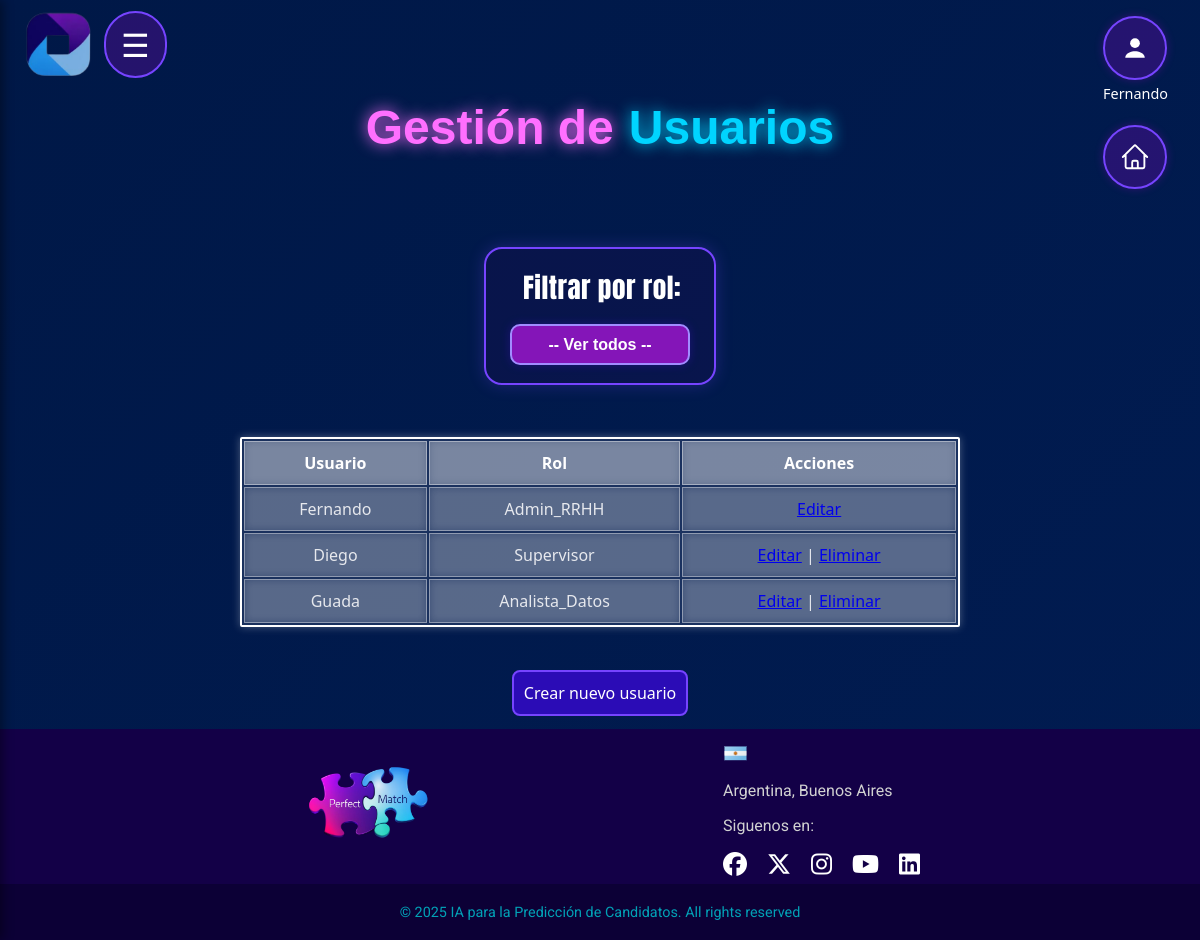
The app's page /gestionar_usuarios (signed in), older data.
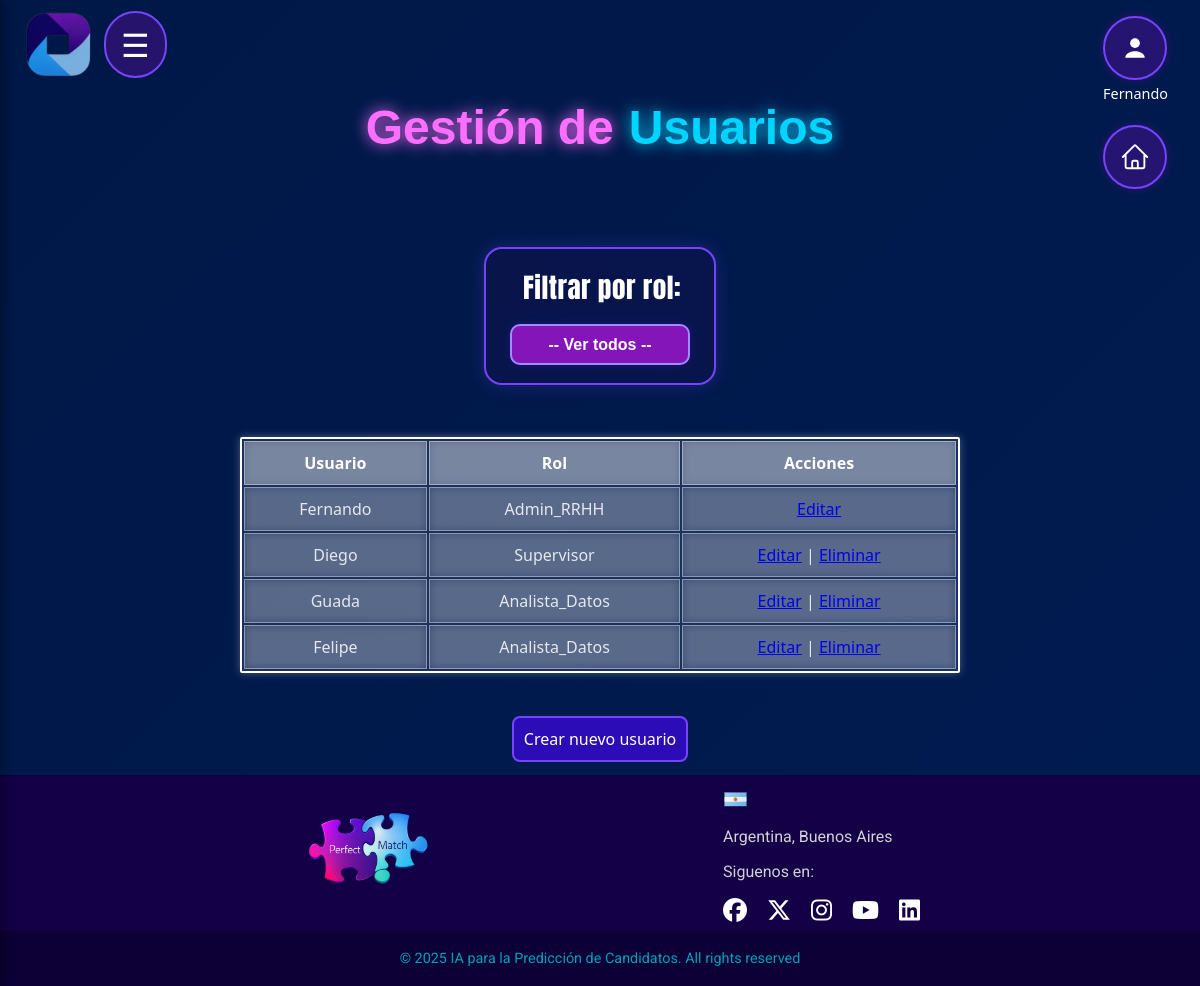
The same page, newer data.
### app.py (models this page shows)
class Usuario(db.Model):
    __tablename__ = 'usuario'
    id = db.Column(db.Integer, primary_key=True)
    username = db.Column(db.String(100), nullable=False, unique=True)
    password = db.Column(db.String(100), nullable=False)
    type = db.Column(db.String(50), nullable=False)

### app.py (the view)
@app.route('/gestionar_usuarios', methods=['GET', 'POST'])
@login_required(roles=["Admin_RRHH"])
def gestionar_usuarios():
    filtro = request.args.get('rol')
    if filtro:
        usuarios = Usuario.query.filter(Usuario.type == filtro).all()
    else:
        usuarios = Usuario.query.all()
    return render_template('gestionarUsuarios.html', usuarios=usuarios, filtro=filtro)

### app.py (called while the page is built)
def login_required(roles=None):
    def decorator(f):
        @wraps(f)
        def wrapped(*args, **kwargs):
            if 'username' not in session:
                return redirect(url_for('login'))
            if roles and session.get('type') not in roles:
                return "Acceso no autorizado"
            return f(*args, **kwargs)
        return wrapped
    return decorator

### templates/gestionarUsuarios.html (shortened to what this page needs)
<!DOCTYPE html>
<html lang="es">
<head>
  <link rel="stylesheet" href="{{ url_for('static', filename='gestionarUsuarios.css') }}">
  <link rel="stylesheet" href="https://cdnjs.cloudflare.com/ajax/libs/font-awesome/6.5.0/css/all.min.css">
  <link rel="stylesheet" href="{{ url_for('static', filename='css/header_general.css') }}">
  <link rel="stylesheet" href="{{ url_for('static', filename='css/menu.css') }}">
  <link rel="stylesheet" href="{{ url_for('static', filename='css/footer.css') }}">
  <link rel="stylesheet" href="{{ url_for('static', filename='css/fragments/particles.css') }}">
  <link rel="stylesheet" href="{{ url_for('static', filename='css/fragments/titles.css') }}">
</head>
<body>
  {% include "fragments/particles.html" %}
  {% include "layout/header_general.html" %}
  {% include "layout/menu.html" %}
  <h1><p class="title-perfect-violet">Gestión de </p><p class="title-match-blue">Usuarios</p></h1>
  <form method="GET" action="{{ url_for('gestionar_usuarios') }}">
    <label class="filtro-label">Filtrar por rol:</label>
    <select name="rol" class="custom-select" onchange="this.form.submit()">
      <option value="">-- Ver todos --</option>
    </select>
  </form>
  <table>
    <thead>
      <tr>
        <th>Usuario</th>
        <th>Rol</th>
        <th>Acciones</th>
      </tr>
    </thead>
    <tbody>
      {% for u in usuarios %}
      <tr>
        <td>{{ u.username }}</td>
        <td>{{ u.type }}</td>
        <td>
          <a href="{{ url_for('editar_usuario', id=u.id, type=u.type) }}"> Editar</a>
          {% if u.type != "Admin_RRHH" %}
          | <a href="{{ url_for('eliminar_usuario', id=u.id) }}"
            onclick="return confirm('¿Eliminar usuario?')">Eliminar</a>
          {% endif %}
        </td>
      </tr>
      {% endfor %}
    </tbody>
  </table>
  <div class="submenu">
    <a href="{{ url_for('crear_usuario') }}">Crear nuevo usuario</a>
  </div>
  {% include "layout/footer.html" %}
</body>
</html>

### templates/layout/header_general.html (shortened to what this page needs)
<header>
    <div>
        <img class="logo" src="{{ url_for('static', filename='images/logoApptitudAI.png') }}" alt="Logo de ApptitudAI">
    </div>
    <div class="user-menu-wrapper">
        <label for="user-toggle" class="user-main">
            <div class="user-button">
                <svg viewBox="0 0 16 16" xmlns="http://www.w3.org/2000/svg" width="26" height="26">
                    <circle cx="8" cy="5" r="3" fill="#ffffff" />
                    <path d="M2 14c0-3 4-4 6-4s6 1 6 4" fill="#ffffff" />
                </svg>
            </div>
            <div class="user-name">
                <p style="color: white; margin: 4px 0 0 0; font-size: 0.9rem;">{{ session.get('username') }}</p>
            </div>
        </label>
        {% if show_home_icon is not defined or show_home_icon %}
        <a href="{{ url_for('predecir') }}" class="user-main" title="Volver al inicio" style="margin-left: 18px; margin-top: 0;">
            <div class="user-button">
            </div>
        </a>
        {% endif %}
    </div>
</header>

Row changes from the older to the newer data that the page shows:
added Usuario: username "Felipe", type "Analista_Datos"
